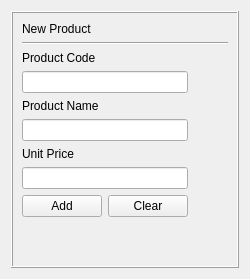
              <widget class="QWidget" name="newProductPage">
               <layout class="QHBoxLayout" name="horizontalLayout_13">
                <item>
                 <widget class="QFrame" name="newProdFrame">
                  <property name="styleSheet">
                   <string notr="true">border-color: rgb(0, 0, 0);</string>
                  </property>
                  <property name="frameShape">
                   <enum>QFrame::Box</enum>
                  </property>
                  <property name="frameShadow">
                   <enum>QFrame::Raised</enum>
                  </property>
                  <layout class="QVBoxLayout" name="verticalLayout_31">
                   <item>
                    <layout class="QVBoxLayout" name="verticalLayout_29">
                     <item>
                      <widget class="QLabel" name="label_19">
                       <property name="text">
                        <string>New Product</string>
                       </property>
                      </widget>
                     </item>
                     <item>
                      <widget class="Line" name="line_4">
                       <property name="orientation">
                        <enum>Qt::Horizontal</enum>
                       </property>
                      </widget>
                     </item>
                    </layout>
                   </item>
                   <item>
                    <layout class="QHBoxLayout" name="horizontalLayout_22">
                     <item>
                      <layout class="QVBoxLayout" name="verticalLayout_30">
                       <item>
                        <widget class="QLabel" name="label_22">
                         <property name="text">
                          <string>Product Code</string>
                         </property>
                        </widget>
                       </item>
                       <item>
                        <widget class="QLineEdit" name="txtProdCode"/>
                       </item>
                       <item>
                        <widget class="QLabel" name="label_20">
                         <property name="text">
                          <string>Product Name</string>
                         </property>
                        </widget>
                       </item>
                       <item>
                        <widget class="QLineEdit" name="txtProdName"/>
                       </item>
                       <item>
                        <widget class="QLabel" name="label_21">
                         <property name="text">
                          <string>Unit Price</string>
                         </property>
                        </widget>
                       </item>
                       <item>
                        <widget class="QLineEdit" name="txtProdPrice"/>
                       </item>
                       <item>
                        <layout class="QHBoxLayout" name="horizontalLayout_21">
                         <item>
                          <widget class="QPushButton" name="btnAddProd">
                           <property name="text">
                            <string>Add</string>
                           </property>
                          </widget>
                         </item>
                         <item>
                          <widget class="QPushButton" name="btnClearProd">
                           <property name="text">
                            <string>Clear</string>
                           </property>
                          </widget>
                         </item>
                        </layout>
                       </item>
                       <item>
                        <spacer name="verticalSpacer_12">
                         <property name="orientation">
                          <enum>Qt::Vertical</enum>
                         </property>
                         <property name="sizeHint" stdset="0">
                          <size>
                           <width>20</width>
                           <height>40</height>
                          </size>
                         </property>
                        </spacer>
                       </item>
                      </layout>
                     </item>
                     <item>
                      <spacer name="horizontalSpacer_6">
                       <property name="orientation">
                        <enum>Qt::Horizontal</enum>
                       </property>
                       <property name="sizeHint" stdset="0">
                        <size>
                         <width>40</width>
                         <height>20</height>
                        </size>
                       </property>
                      </spacer>
                     </item>
                    </layout>
                   </item>
                  </layout>
                 </widget>
                </item>
               </layout>
              </widget>
